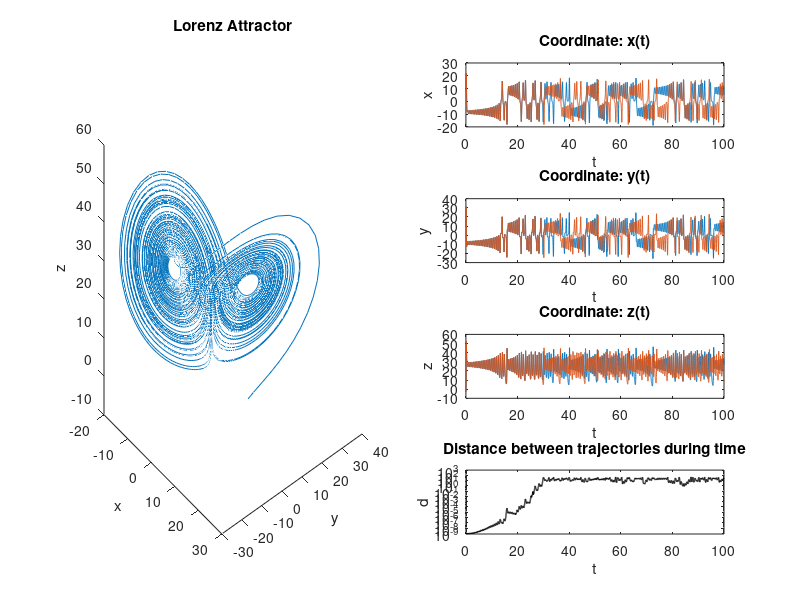

The MATLAB script that drew this image:
%% ATTRATTORE DI LORENZ
% SIMULARE L'ATTRATTORE DI LORENZ E OSSERVARE LA SENSIBILITA ALLE
% CONDIZIONI INIZIALI DEL SISTEMA DINAMICO

%  { x' = sigma( y - x )
%  { y' = rho x - y -xz
%  { z' = -beta z + xy

%% DEFINIZIONE DEL SISTEMA DI LORENZ: PARAMETRI E DISCRETIZZAZIONE

clear all
close all
clc

% Dominio del problema
t_in=0;
t_fin=100;
h=0.010;
tspan= t_in:h:t_fin;


% Implementazione Sistema di ODE Lorenz Attractor
sigma=10;
rho=28;
beta=8/3;

lorenz=@(t,x) [sigma*(x(2)-x(1)); rho*x(1)-x(2)-x(1)*x(3);-beta*x(3)+x(1)*x(2)];


%% SOLUZIONI E TRAIETTORIE
% Si genera una condizione iniziale random, ogni coordinata può assumere
% valori casuali tra -10 e 10
x0=fix(randi([-10 10],1,3));


% Risoluzione con ODE45, traiettoria non perturbata, si memorizza la
% soluzione nel vettore [ x1, y1, z1 ] per comodità di successive analisi
% (plot, esponente di Lyapunov)
[t,x]=ode45(lorenz,tspan,x0);

x1=x(:,1)';
y1=x(:,2)';
z1=x(:,3)';


% Risoluzione con ODE45, traiettoria perturbata
% Si perturba il sistema perturbando una qualsiasi componente della
% condizione iniziale e si memorizza la soluzione nel vettore [ x2, y2, z2 ]
% per comodità di successive analisi (plot, esponente di Lyapunov)
eps_x=0;
eps_y=0;
eps_z=1e-9;

x0=[x0(1)+eps_x,x0(2)+eps_y,x0(3)+eps_z];
[t_p,x_p]=ode45(lorenz,tspan,x0);

x2=x_p(:,1)';
y2=x_p(:,2)';
z2=x_p(:,3)';



%% DISTANZA TRA LE TRAIETTORIE
% Stima della distanza, istante per istante, delle traiettorie
d = sqrt((x1-x2).^2+(y1-y2).^2+(z1-z2).^2);
figure(1)
subplot(4,2,8);
set(gcf,'color','w');
semilogy(t,d,'k','LineWidth',1)
axis([t_in t_fin 0 1e3])
title('Distance between trajectories during time');
xlabel('t') 
ylabel('d')

%% PLOT 
% Plot della prima coordinata, si/no perturbata
figure(1)
subplot(4,2,2);
plot(t,x1), hold on
plot(t,x2), hold off
title('Coordinate: x(t)')
xlabel('t') 
ylabel('x')

% Plot della seconda coordinata, si/no perturbata
figure(1)
subplot(4,2,4);
plot(t,y1), hold on
plot(t,y2), hold off
title('Coordinate: y(t)')
xlabel('t') 
ylabel('y')

% Plot della terza coordinata, si/noperturbata
figure(1)
subplot(4,2,6);
plot(t,z1), hold on
plot(t,z2), hold off
title('Coordinate: z(t)')
xlabel('t') 
ylabel('z')


% Dai seguenti grafici si osserva che, da un certo istante di tempo in poi,
% non è più possibile predire la dinamica del sistema in quanto, anche per
% una infinitesima perturbazione delle condizioni iniziali, la dinamica e la
% evoluzione del sistema è completamente differente


% Plot dell'attrattore nello spazio
figure(1)
subplot(4,2,[1 3 5 7]);
plot3(x1,y1,z1)
view([50 30]);
title('Lorenz Attractor')
xlabel('x') 
ylabel('y')
zlabel('z')





%% LIVE PLOT DELL'ATTRATTORE
% DECOMMENTARE IL CODICE PER OSSERVARE IL GRAFICO LIVE
% figure(2)
% for i = 1:length(x(:,1))
%     set(gcf,'color','w');
%     plot(x(1:i,1),x(1:i,2),'-r'), hold on
%     pbaspect([1 1 1])
%     plot(x_p(1:i,1),x_p(1:i,2),'-b');
%     pbaspect([1 1 1])
%     xlim([-35 35]);
%     ylim([-35 35]);
%     drawnow
% end
% title('Live-plot in the x-y plane')
% xlabel('x') 
% ylabel('y')
